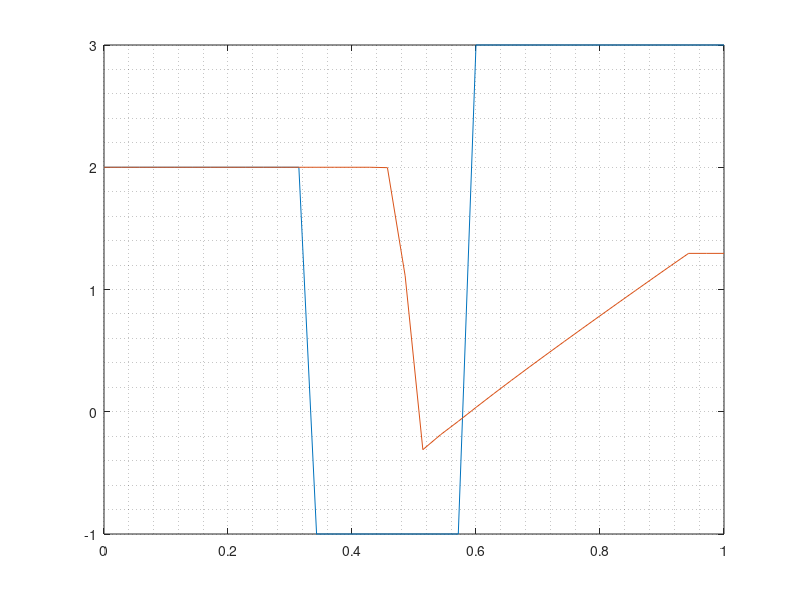

Here is the MATLAB script that generated this plot:
clear all; close all

data = importdata('output_PLM_limiter_1.dat');

x = linspace(0,1,length(data(1,2:end)));

figure(1)
plot(x,data(1,2:end))
hold on
grid minor
plot(x,data(end,2:end))
hold off

%figure(2)
 %   for t = 1:length(data(:,1))
  %      u = data(t,2:end);
   %     plot(x,u,'linewidth',1.5)
        %xlim([0,1])
        %ylim([-1.1,1.1])
    %    grid minor
     %  pause(2.0)

        %if t == 12
        %    break 
        %end
    %end
